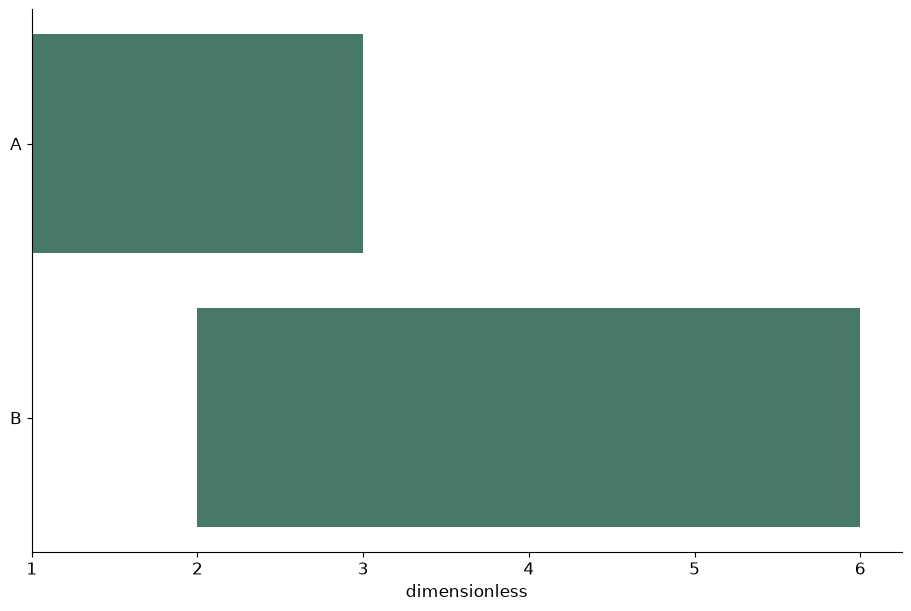

Source code (Python):
# Tuyan deterministic figure renderer v1; values are immutable source data.
import json
import math
import numpy as np
import matplotlib
matplotlib.use('Agg')
import matplotlib.pyplot as plt
from matplotlib.patches import Circle
from matplotlib.colors import ListedColormap, BoundaryNorm
d = json.loads("{\"type\":\"gantt\",\"rows\":[{\"label\":\"A\",\"start\":1,\"end\":3},{\"label\":\"B\",\"start\":2,\"end\":6}],\"units\":{\"value\":\"dimensionless\",\"x\":\"dimensionless\",\"y\":\"dimensionless\",\"size\":\"dimensionless\",\"low\":\"dimensionless\",\"high\":\"dimensionless\",\"start\":\"dimensionless\",\"end\":\"dimensionless\",\"effect\":\"dimensionless\",\"p\":\"dimensionless\",\"mean\":\"dimensionless\",\"fpr\":\"dimensionless\",\"tpr\":\"dimensionless\",\"recall\":\"dimensionless\",\"precision\":\"dimensionless\",\"predicted\":\"dimensionless\",\"observed\":\"dimensionless\",\"count\":\"dimensionless\",\"a\":\"dimensionless\",\"b\":\"dimensionless\",\"se\":\"dimensionless\",\"u\":\"dimensionless\",\"v\":\"dimensionless\",\"time\":\"dimensionless\",\"event\":\"dimensionless\"},\"options\":{\"bandwidth\":0.5,\"bins\":5,\"nullValue\":0,\"initialValue\":0,\"levels\":[0.5,1,1.5]},\"analysis\":{\"method\":\"pca\",\"description\":\"Synthetic precomputed QA values; not a statistical analysis of research data.\",\"pKind\":\"p\"},\"variants\":[],\"pixels\":1024,\"plotStyle\":{\"width\":9,\"height\":6,\"fontSize\":12}}")
r, kind, opt = d['rows'], d['type'], d['options']
plt.rcParams.update({'font.size':d['plotStyle']['fontSize']})
fig, ax = plt.subplots(figsize=(d['plotStyle']['width'], d['plotStyle']['height']), layout='constrained')
fig.set_facecolor('white')
fig._tuyan_target_pixels = d['pixels']
colors = ['#487968','#c58b53','#647da6','#a77592','#a5a659']
labels = [str(row.get('label',i+1)) for i,row in enumerate(r)]
unit = d['units']
def col(name):
    return np.array([row[name] for row in r], dtype=float)
def grouped():
    names = list(dict.fromkeys([str(row.get('group','Data')) for row in r]))
    return names, [np.array([row['value'] for row in r if str(row.get('group','Data')) == name], dtype=float) for name in names]
def density(values):
    # User-specified positive bandwidth; no concealed automatic inference.
    bw=float(opt['bandwidth'])
    grid=np.linspace(float(min(values))-3*bw,float(max(values))+3*bw,256)
    z=(grid[:,None]-values[None,:])/bw
    return grid,np.exp(-0.5*z*z).mean(axis=1)/(bw*math.sqrt(2*math.pi))
if kind in ['bar','dotplot','lollipop','forest']:
    y=np.arange(len(r)); values=col('value')
    if kind=='bar':
        bars=ax.barh(y,values,color=colors[0]); assert np.allclose([b.get_width() for b in bars],values)
    elif kind=='lollipop':
        ax.hlines(y,0,values,color=colors[0]); ax.scatter(values,y,color=colors[0])
    elif kind=='forest':
        ax.errorbar(values,y,xerr=np.vstack([values-col('low'),col('high')-values]),fmt='o',color=colors[0],capsize=3)
        ax.axvline(float(opt['nullValue']),color='#969e96',linestyle='--')
    else: ax.scatter(values,y,color=colors[0])
    ax.set_yticks(y,labels);ax.invert_yaxis();ax.set_xlabel(unit['value'])
elif kind in ['dumbbell','gantt']:
    y=np.arange(len(r));start,end=col('start'),col('end')
    if kind=='gantt': ax.barh(y,end-start,left=start,color=colors[0])
    else:
        ax.hlines(y,start,end,color='#9da99e');ax.scatter(start,y,label=opt.get('startLabel','Start'),color=colors[0]);ax.scatter(end,y,label=opt.get('endLabel','End'),color=colors[1]);ax.legend()
    ax.set_yticks(y,labels);ax.invert_yaxis();ax.set_xlabel(unit['start'])
elif kind=='waterfall':
    values=col('value');start=float(opt['initialValue'])+np.r_[0,np.cumsum(values)[:-1]]
    ax.bar(np.arange(len(r)),values,bottom=start,color=[colors[0] if v>=0 else colors[1] for v in values]);ax.set_xticks(np.arange(len(r)),labels,rotation=30);ax.set_ylabel(unit['value']);ax.axhline(0,color='#adb3a9')
elif kind=='histogram':
    values=col('value');counts,edges=np.histogram(values,bins=opt['bins'])
    assert int(counts.sum())==len(values)
    artists=ax.bar(edges[:-1],counts,width=np.diff(edges),align='edge',color=colors[0],edgecolor='white')
    assert np.allclose([p.get_height() for p in artists],counts)
    ax.set_xlabel(unit['value']);ax.set_ylabel('Count')
elif kind=='stripplot':
    names,groups=grouped()
    for i,values in enumerate(groups):ax.scatter(np.full(len(values),i),values,color=colors[i%len(colors)],s=22,alpha=.7)
    ax.set_xticks(np.arange(len(names)),names);ax.set_ylabel(unit['value'])
elif kind in ['boxplot','violin','raincloud','density','ridgeline']:
    names,groups=grouped()
    if kind=='boxplot': ax.boxplot(groups,whis=1.5,showfliers=True);ax.set_xticks(np.arange(len(names))+1,names);ax.set_ylabel(unit['value'])
    elif kind=='violin':
        # bw_method is explicit to avoid a hidden bandwidth choice.
        ax.violinplot(groups,showmeans=False,showmedians=True,bw_method=float(opt['bandwidth']));ax.set_xticks(np.arange(len(names))+1,names);ax.set_ylabel(unit['value'])
    else:
        for i,values in enumerate(groups):
            grid,pdf=density(values); color=colors[i%len(colors)]
            if kind=='density': ax.plot(grid,pdf,color=color,label=names[i])
            else:
                base=float(i);scale=0.65/max(pdf) if max(pdf)>0 else 1
                ax.fill_between(grid,base,base+pdf*scale,color=color,alpha=0.45)
                if kind=='raincloud':
                    ax.scatter(values,np.full(len(values),base-0.15),color=color,s=15)
                    ax.boxplot([values],positions=[base-0.35],vert=False,widths=.15,whis=1.5,manage_ticks=False)
        ax.set_xlabel(unit['value'])
        if kind=='density':ax.set_ylabel('Density');ax.legend()
        else:ax.set_yticks(np.arange(len(names)),names)
elif kind=='ecdf':
    values=np.sort(col('value')); p=np.arange(1,len(values)+1)/len(values)
    line=ax.step(values,p,where='post',color=colors[0])[0];assert np.allclose(line.get_ydata(),p)
    ax.set_xlabel(unit['value']);ax.set_ylabel('Cumulative proportion');ax.set_ylim(0,1)
elif kind in ['line','area','scatter','bubble','ordination','ma_plot','volcano','roc','pr_curve','calibration','bland_altman','funnel_meta']:
    xname,yname='x','y'
    if kind=='ma_plot':xname,yname='mean','effect'
    if kind=='roc':xname,yname='fpr','tpr'
    if kind=='pr_curve':xname,yname='recall','precision'
    if kind=='calibration':xname,yname='predicted','observed'
    if kind=='funnel_meta':xname,yname='effect','se'
    if kind=='volcano':x=col('effect');y=-np.log10(col('p'));xlabel='Effect ('+unit['effect']+')';ylabel='-log10('+d['analysis']['pKind']+')'
    elif kind=='bland_altman':
        a,b=col('a'),col('b');x=(a+b)/2;y=a-b;bias=np.mean(y);sd=np.std(y,ddof=1)
        for line,label in [(bias,'Mean difference'),(bias-1.96*sd,'Lower agreement limit'),(bias+1.96*sd,'Upper agreement limit')]:ax.axhline(line,color='#9a9f96',linestyle='--',label=label)
        ax.legend(fontsize=8);xlabel='Mean ('+unit['a']+')';ylabel='A - B ('+unit['a']+')'
    else:x,y=col(xname),col(yname);xlabel=xname+' ('+unit[xname]+')';ylabel=yname+' ('+unit[yname]+')'
    if kind in ['line','area','roc','pr_curve','calibration']:
        order=np.lexsort((y,x)) if kind=='roc' else np.argsort(x,kind='stable');x,y=x[order],y[order]
        artist=ax.plot(x,y,color=colors[0],marker='o',markersize=3)[0];assert np.allclose(artist.get_ydata(),y)
        if kind=='area':ax.fill_between(x,0,y,color=colors[0],alpha=.25)
    else:
        artist=ax.scatter(x,y,s=col('size')*float(opt.get('areaScale',20)) if kind=='bubble' else 26,color=colors[0]);assert np.allclose(artist.get_offsets(),np.column_stack([x,y]))
    ax.set_xlabel(xlabel);ax.set_ylabel(ylabel)
    if kind=='bubble':
        handles,legend_labels=artist.legend_elements(prop='sizes',num=3,func=lambda size:size/float(opt.get('areaScale',20)))
        ax.legend(handles,legend_labels,title='Area ('+unit['size']+')',fontsize=8)
    if kind in ['roc','calibration']:ax.plot([0,1],[0,1],linestyle='--',color='#adb3a9');ax.set_xlim(0,1);ax.set_ylim(0,1)
    if kind=='pr_curve':ax.set_xlim(0,1);ax.set_ylim(0,1)
    if kind=='funnel_meta':ax.invert_yaxis()
    if kind=='ordination':ax.text(.01,1.02,d['analysis']['method'].upper(),transform=ax.transAxes,fontsize=10)
elif kind in ['heatmap','adjacency_matrix','correlation_matrix','confusion_matrix','bubble_matrix','binary_matrix']:
    names_y=list(dict.fromkeys([str(row['row']) for row in r]));names_x=list(dict.fromkeys([str(row['column']) for row in r]))
    matrix=np.full((len(names_y),len(names_x)),np.nan)
    for row in r:matrix[names_y.index(str(row['row'])),names_x.index(str(row['column']))]=row['value']
    if kind=='bubble_matrix':
        for row in r:ax.scatter(names_x.index(str(row['column'])),names_y.index(str(row['row'])),s=row['value']*float(opt.get('areaScale',25)),color=colors[0])
        ax.invert_yaxis()
    elif kind=='binary_matrix':
        cmap=ListedColormap(['#f1f3ed','#487968']);cmap.set_bad('#b7b9b2')
        img=ax.pcolormesh(np.arange(len(names_x)+1)-.5,np.arange(len(names_y)+1)-.5,matrix,cmap=cmap,norm=BoundaryNorm([-.5,.5,1.5],2),shading='flat');ax.invert_yaxis();fig.colorbar(img,ax=ax,ticks=[0,1],label='0 absent / 1 present; grey missing')
        assert np.allclose(img.get_array(),matrix,equal_nan=True)
    else:
        img=ax.pcolormesh(np.arange(len(names_x)+1)-.5,np.arange(len(names_y)+1)-.5,matrix,cmap='RdBu_r' if kind=='correlation_matrix' else 'viridis',vmin=-1 if kind=='correlation_matrix' else None,vmax=1 if kind=='correlation_matrix' else None,shading='flat');ax.invert_yaxis();fig.colorbar(img,ax=ax,label=unit['value'])
        assert np.allclose(img.get_array(),matrix,equal_nan=True)
    ax.set_xticks(np.arange(len(names_x)),names_x,rotation=40,ha='right');ax.set_yticks(np.arange(len(names_y)),names_y)
    if kind=='confusion_matrix':ax.set_xlabel('Predicted class');ax.set_ylabel('True class')
elif kind=='pie':
    values=col('value');wedges,_=ax.pie(values,labels=labels,colors=colors,normalize=True)
    assert np.allclose([(w.theta2-w.theta1)/360 for w in wedges],values/sum(values),atol=1e-6)
elif kind=='rose':
    fig.delaxes(ax);ax=fig.add_subplot(111,projection='polar');values=col('value');theta=np.arange(len(r))*2*np.pi/len(r)
    ax.bar(theta,np.sqrt(values),width=2*np.pi/len(r),color=colors[0],edgecolor='white');ax.set_xticks(theta,labels);ax.set_ylabel('Radius = sqrt(value)')
elif kind in ['gene_track','protein_domain']:
    start,end=col('start'),col('end');ax.barh(np.arange(len(r)),end-start,left=start,color=colors[0]);ax.set_yticks(np.arange(len(r)),labels);ax.set_xlabel(unit['start']);ax.invert_yaxis()
elif kind=='vector_field':
    artist=ax.quiver(col('x'),col('y'),col('u'),col('v'),angles='xy',scale_units='xy',scale=1,color=colors[0]);ax.set_xlabel(unit['x']);ax.set_ylabel(unit['y']);ax.set_aspect('equal')
elif kind=='contour':
    xs=np.unique(col('x'));ys=np.unique(col('y'));z=np.full((len(ys),len(xs)),np.nan)
    for row in r:z[list(ys).index(row['y']),list(xs).index(row['x'])]=row['value']
    cs=ax.contour(xs,ys,z,levels=opt['levels'])
    for label in ax.clabel(cs,inline=False,fontsize=8):label.set_bbox({'facecolor':'white','edgecolor':'none','pad':1})
    ax.set_xlabel(unit['x']);ax.set_ylabel(unit['y'])
elif kind=='kaplan_meier':
    names=list(dict.fromkeys([str(row.get('group','Data')) for row in r]))
    for i,name in enumerate(names):
        data=[row for row in r if str(row.get('group','Data'))==name];times=sorted(set(row['time'] for row in data));xs=[0.];ys=[1.];s=1.
        for t in times:
            risk=sum(row['time']>=t for row in data);events=sum(row['time']==t and row['event']==1 for row in data)
            s=s*(1-events/risk);xs.append(t);ys.append(s)
            cens=sum(row['time']==t and row['event']==0 for row in data)
            if cens:ax.plot(t,s,marker='+',color=colors[i%len(colors)])
        ax.step(xs,ys,where='post',label=name,color=colors[i%len(colors)])
    ax.set_ylim(0,1.03);ax.set_ylabel('Survival probability (no CI estimated)');ax.set_xlabel(unit['time']);ax.legend()
elif kind in ['venn','upset']:
    names=[row['set'] for row in r];sets=[set(row['members']) for row in r];members=set().union(*sets);counts={}
    for item in members:
        mask=tuple(item in s for s in sets);counts[mask]=counts.get(mask,0)+1
    if kind=='venn':
        for x,color,name in [(0.4,colors[0],names[0]),(.65,colors[1],names[1])]:ax.add_patch(Circle((x,.5),.23,facecolor=color,alpha=.25));ax.text(x,.78,name,ha='center')
        for x,key in [(.29,(True,False)),(.525,(True,True)),(.76,(False,True))]:ax.text(x,.5,str(counts.get(key,0)),ha='center')
        ax.set_xlim(0,1.05);ax.set_ylim(0,1);ax.set_aspect('equal');ax.axis('off');ax.text(.5,.1,'Areas are schematic; labels show exact counts',ha='center',fontsize=8)
    else:
        masks=sorted(counts,key=lambda m:(-counts[m],m));ax.bar(np.arange(len(masks)),[counts[m] for m in masks],color=colors[0]);ax.set_xticks(np.arange(len(masks)),[' & '.join(names[i] for i,v in enumerate(m) if v) for m in masks],rotation=35,ha='right');ax.set_ylabel('Exclusive intersection size')
        # Membership matrix below bars is necessary to distinguish UpSet from a bar chart.
        matrix_ax=ax.inset_axes([0,-.48,1,.27]);matrix_ax.set_xlim(-.5,len(masks)-.5)
        for j,m in enumerate(masks):
            ys=[i for i,v in enumerate(m) if v];matrix_ax.plot([j]*len(ys),ys,color=colors[0]);matrix_ax.scatter([j]*len(names),np.arange(len(names)),color=[colors[0] if v else '#dde1d8' for v in m])
        matrix_ax.set_yticks(np.arange(len(names)),names);matrix_ax.set_xticks([]);matrix_ax.invert_yaxis()

checks={}
computed={}
def audit(name,actual,expected,atol=1e-8):
    a=np.asarray(actual,dtype=float);e=np.asarray(expected,dtype=float)
    assert a.shape==e.shape and np.allclose(a,e,rtol=1e-7,atol=atol,equal_nan=True), 'Numeric artist mismatch: '+name
    mask=np.isfinite(a)&np.isfinite(e)
    error=float(np.max(np.abs(a[mask]-e[mask]))) if np.any(mask) else 0.
    checks[name]={'count':int(a.size),'absoluteError':error,'passed':True}
if kind=='bar':audit('bar_widths',[p.get_width() for p in ax.patches],col('value'))
elif kind in ['dotplot','lollipop']:audit('point_values',ax.collections[-1].get_offsets()[:,0],col('value'))
elif kind=='forest':
    audit('point_estimates',ax.lines[0].get_xdata(),col('value'))
    audit('intervals',np.array(ax.collections[0].get_segments())[:,:,0],np.column_stack([col('low'),col('high')]))
elif kind=='dumbbell':
    audit('start_points',ax.collections[1].get_offsets()[:,0],col('start'));audit('end_points',ax.collections[2].get_offsets()[:,0],col('end'))
elif kind=='gantt':
    audit('interval_start',[p.get_x() for p in ax.patches],col('start'));audit('interval_width',[p.get_width() for p in ax.patches],col('end')-col('start'))
elif kind=='waterfall':
    audit('increments',[p.get_height() for p in ax.patches],col('value'));audit('cumulative_baselines',[p.get_y() for p in ax.patches],float(opt['initialValue'])+np.r_[0,np.cumsum(col('value'))[:-1]])
    computed['cumulativeValues']=(float(opt['initialValue'])+np.cumsum(col('value'))).tolist()
elif kind=='histogram':
    audit('bin_heights',[p.get_height() for p in ax.patches],counts);audit('total_count',[sum(p.get_height() for p in ax.patches)],[len(r)]);computed['binEdges']=edges.tolist();computed['binCounts']=counts.tolist()
elif kind=='stripplot':
    for i,values in enumerate(groups):audit('observations_'+str(i),ax.collections[i].get_offsets()[:,1],values)
elif kind=='boxplot':
    for i,values in enumerate(groups):audit('median_'+str(i),ax.lines[i*7+5].get_ydata(),[np.median(values)]*2)
elif kind=='violin':
    medians=ax.collections[-1].get_segments();audit('medians',[x[0,1] for x in medians],[np.median(v) for v in groups])
elif kind in ['density','ridgeline','raincloud']:
    computed['bandwidth']=float(opt['bandwidth']);computed['groupSizes']=[len(v) for v in groups]
    for i,values in enumerate(groups):
        grid,pdf=density(values)
        if kind=='density':audit('density_'+str(i),ax.lines[i].get_ydata(),pdf)
        else:
            top=np.column_stack([grid,i+pdf*(.65/max(pdf))]);bottom=np.column_stack([grid,np.full(len(grid),i)])
            expected=np.vstack([top[0],bottom,top[-1],top[::-1],top[0]])
            audit('density_polygon_'+str(i),ax.collections[i*(2 if kind=='raincloud' else 1)].get_paths()[0].vertices,expected)
        if kind=='raincloud':audit('observations_'+str(i),ax.collections[i*2+1].get_offsets()[:,0],values)
elif kind=='ecdf':
    audit('ecdf_sorted_values',ax.lines[0].get_xdata(),np.sort(col('value')));audit('ecdf_probability',ax.lines[0].get_ydata(),np.arange(1,len(r)+1)/len(r))
elif kind in ['line','area','roc','pr_curve','calibration']:audit('plotted_xy',np.column_stack([artist.get_xdata(),artist.get_ydata()]),np.column_stack([x,y]))
elif kind in ['scatter','bubble','ordination','ma_plot','volcano','bland_altman','funnel_meta']:
    audit('point_coordinates',artist.get_offsets(),np.column_stack([x,y]))
    if kind=='bubble':audit('marker_area',artist.get_sizes(),col('size')*float(opt.get('areaScale',20)))
    if kind=='volcano':computed['negativeLog10P']=y.tolist()
    if kind=='bland_altman':
        audit('agreement_limits',[ln.get_ydata()[0] for ln in ax.lines[:3]],[bias,bias-1.96*sd,bias+1.96*sd]);computed.update({'meanDifference':float(bias),'sampleSdDifference':float(sd),'limits':[float(bias-1.96*sd),float(bias+1.96*sd)]})
elif kind in ['heatmap','adjacency_matrix','correlation_matrix','confusion_matrix','binary_matrix']:audit('matrix_cells',img.get_array(),matrix);computed['missingCells']=int(np.isnan(matrix).sum())
elif kind=='bubble_matrix':audit('marker_areas',[c.get_sizes()[0] for c in ax.collections],col('value')*float(opt.get('areaScale',25)))
elif kind=='pie':audit('angular_proportions',[(w.theta2-w.theta1)/360 for w in wedges],col('value')/sum(col('value')),1e-6)
elif kind=='rose':audit('area_proportions',[p.get_height()**2 for p in ax.patches],col('value'))
elif kind=='vector_field':audit('vectors',np.column_stack([artist.U,artist.V]),np.column_stack([col('u'),col('v')]))
elif kind=='contour':
    audit('contour_levels',cs.levels,opt['levels'])
    for level,path in zip(cs.levels,cs.get_paths()):
        points=path.vertices
        if len(points)==0:continue
        assert np.all(points[:,0]>=xs[0]) and np.all(points[:,0]<=xs[-1]) and np.all(points[:,1]>=ys[0]) and np.all(points[:,1]<=ys[-1]), 'Contour outside data grid'
        ix=np.clip(np.searchsorted(xs,points[:,0],side='right')-1,0,len(xs)-2);iy=np.clip(np.searchsorted(ys,points[:,1],side='right')-1,0,len(ys)-2)
        tx=(points[:,0]-xs[ix])/(xs[ix+1]-xs[ix]);ty=(points[:,1]-ys[iy])/(ys[iy+1]-ys[iy])
        interpolated=(1-tx)*(1-ty)*z[iy,ix]+tx*(1-ty)*z[iy,ix+1]+(1-tx)*ty*z[iy+1,ix]+tx*ty*z[iy+1,ix+1]
        audit('contour_vertices_'+str(float(level)),interpolated,np.full(len(points),level))
    computed['gridShape']=list(z.shape)
elif kind=='kaplan_meier':
    survival_lines=[ln for ln in ax.lines if ln.get_drawstyle()=='steps-post']
    for i,name in enumerate(names):
        data=[row for row in r if str(row.get('group','Data'))==name];prob=1.;expected=[1.]
        for t in sorted(set(row['time'] for row in data)):
            prob*=1-sum(row['time']==t and row['event']==1 for row in data)/sum(row['time']>=t for row in data);expected.append(prob)
        audit('survival_'+str(i),survival_lines[i].get_ydata(),expected)
        computed[name]={'survival':expected}
elif kind=='venn':audit('intersection_labels',[float(t.get_text()) for t in ax.texts[2:5]],[counts.get((True,False),0),counts.get((True,True),0),counts.get((False,True),0)])
elif kind=='upset':audit('exclusive_intersections',[p.get_height() for p in ax.patches],[counts[m] for m in masks]);audit('union_size',[sum(p.get_height() for p in ax.patches)],[len(members)])
assert checks, 'Missing numeric audit for '+kind
fig._tuyan_validation={'typeId':kind,'checks':checks,'computations':computed,'analysis':d['analysis'],'suppliedFields':list(r[0]),'dataSourcePolicy':'User supplied values; artist checks do not establish source authenticity or study validity.'}

for collection in fig.findobj(matplotlib.collections.Collection):collection.set_rasterized(False)
for spine in ['top','right']:
    if spine in ax.spines: ax.spines[spine].set_visible(False)
